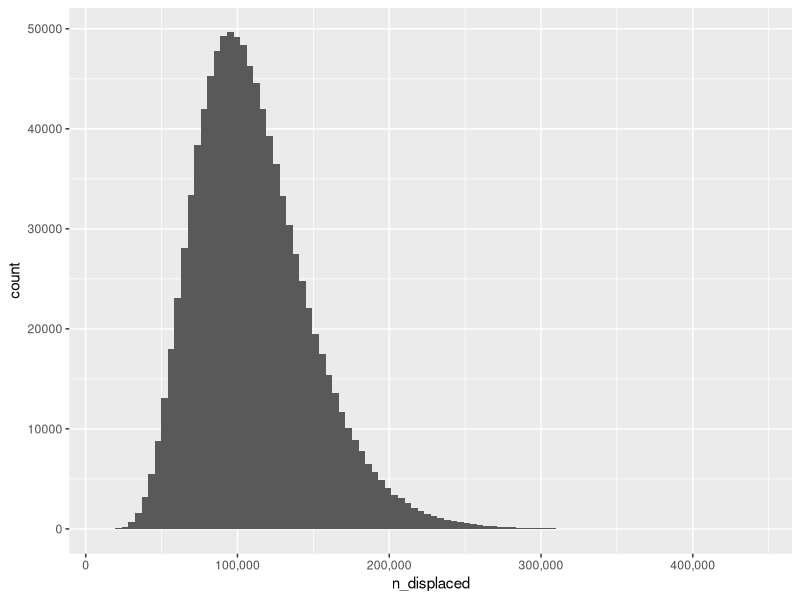

Here is the R script that generated this plot:
## ---- chunk 1
#| label: setup
#| include: false
very_wide <- 500
wide <- 136
narrow <- 76
options(width = narrow)
cache_images <- TRUE
set.seed(1)
## ---- chunk 2
qbeta(c(.025, .975), 14, 154)
## ---- chunk 3
quantile(
  x = rbeta(100000, shape1 = 20.3, shape2 = 3880), 
  probs = c(.025, .5, .975)
)
## ---- chunk 4
sim <- tibble::tibble(
 n_adults = 255201250,
 prop_trans = rbeta(1000000, shape1 = 20.3, shape2 = 3880),
 prop_displaced = rbeta(1000000, shape1 = 14, shape2 = 154),
 n_displaced = n_adults * prop_trans * prop_displaced
)
## ---- chunk 5
library(ggplot2)
ggplot(sim, aes(n_displaced)) + 
  geom_histogram(bins = 100) + 
  scale_x_continuous(labels = scales::label_comma())
## ---- chunk 6
mean(sim$n_displaced)
## ---- chunk 7
quantile(sim$n_displaced, c(.025, .975))
